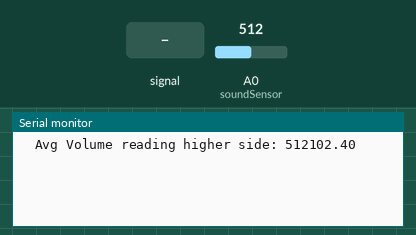
Recording of a sketch running on a simulated Arduino Uno, built with avr-gcc and run on an emulated ATmega328P. On the bench: the last lines printed to the serial monitor. The inputs (shaded band) are chosen by the test bench; at power-on: A0 (soundSensor) = 512.

Above: at 1.2 s.
1.3 s: A0 (soundSensor) fed a 200 Hz sine of ±81 counts around its level
At 2.3 s:
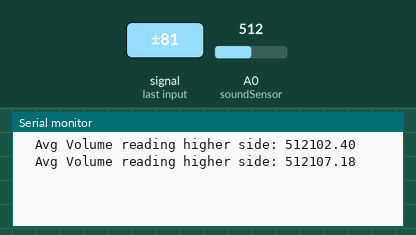
4.3 s: A0 (soundSensor) set to 716
At 5.5 s:
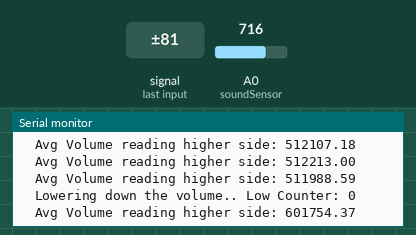
5.8 s: A0 (soundSensor) fed a 1000 Hz sine of ±255 counts around its level
At 7.1 s:
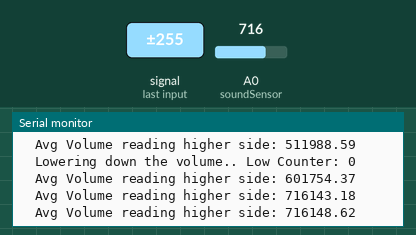
7.3 s: A0 (soundSensor) set to 900
At 8.1 s:
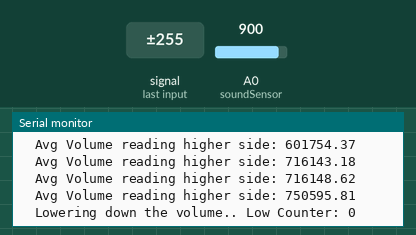
Timing chart, 0 to 9.8 s (numbered marks = the images above; inputs shaded):
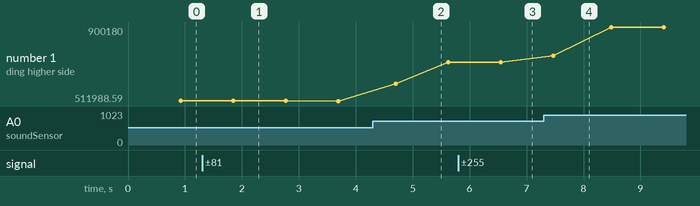

Measured:
- after the input at 1.3 s, the serial monitor: prints a new line after 0.54 s (image 1)
- after the input at 4.3 s, the serial monitor: prints a new line after 0.41 s (image 2)
- after the input at 5.8 s, the serial monitor: prints a new line after 0.75 s (image 3)
- after the input at 7.3 s, the serial monitor: prints a new line after 0.17 s (image 4)
- plotted number 1: 512102.4 → 511988.59 after the input at 1.3 s, 511988.59 → 716143.18 after the input at 4.3 s, 716143.18 → 716148.62 after the input at 5.8 s, 716148.62 → 900180 after the input at 7.3 s

The sketch:

sketch_sep19a.ino
```cpp
// REFER: https://gitlab.com/-/snippets/1690600

#include <IRremote.h>
#define transmitter_pin 3

int IRpin = 11;
IRrecv irrecv(IRpin);

int soundSensor = A0;
int lowCounter = 0;
int volDownOpCounter = 0;
double aggregateVol = 0;
double avgVolume = 0;
int loopCounter = 0;
int spikeCounter = 0;
bool controllerEnabled = true;

void setup() {
  pinMode(soundSensor, INPUT);
  IrSender.begin(transmitter_pin);
  irrecv.enableIRIn();  // Start the receiver
  IrReceiver.begin(IRpin, ENABLE_LED_FEEDBACK);
  Serial.begin(9600);
}

void loop() {
  loopCounter++;
  aggregateVol = aggregateVol + analogRead(soundSensor);

  if (IrReceiver.decode()) {

    String irNum = String(IrReceiver.decodedIRData.command, HEX);
    Serial.print("  Received IR Signal : ");
    Serial.println(irNum);

    if (irNum.equals("10")) {
      Serial.print("  Received signal to disable the controller: ");
      Serial.println(irNum);
      controllerEnabled = false;
    }
    if (irNum.equals("11")) {
      Serial.print("  Received signal to enable the controller: ");
      Serial.println(irNum);
      controllerEnabled = true;
    }
    IrReceiver.resume();
  }


// if (loopCounter > 90000) {
//   spikeCounter = 0;
//   lowCounter = 0;
// }

if (loopCounter > 5000) {
  avgVolume = aggregateVol / 5;

  if (avgVolume > 70000) {
    Serial.print("  Avg Volume reading higher side: ");
    Serial.println(avgVolume);
    spikeCounter++;
  }

  if (avgVolume > 18000 && avgVolume < 32000) {
    lowCounter++;
    //Serial.print("  Avg Volume reading: ");
    //Serial.println(avgVolume);
    //Serial.print("  Low Counter: ");
    //Serial.println(lowCounter);
  }

  loopCounter = 0;
  aggregateVol = 0;
}

if (spikeCounter > 3 && controllerEnabled) {
  volDownOpCounter++;
  Serial.print("  Lowering down the volume.. Low Counter: ");
  Serial.print(lowCounter);
  Serial.println();
  spikeCounter = 0;
  IrSender.sendLG(551534655, 32);
}

if (lowCounter > 50 && controllerEnabled) {
  Serial.print("  Bumping up the volume.. Low Counter: ");
  Serial.print(lowCounter);
  Serial.print("  Loop Counter: ");
  Serial.print(loopCounter);
  IrSender.sendLG(551502015, 32);
  lowCounter = 0;
  Serial.println();
}
}
```
